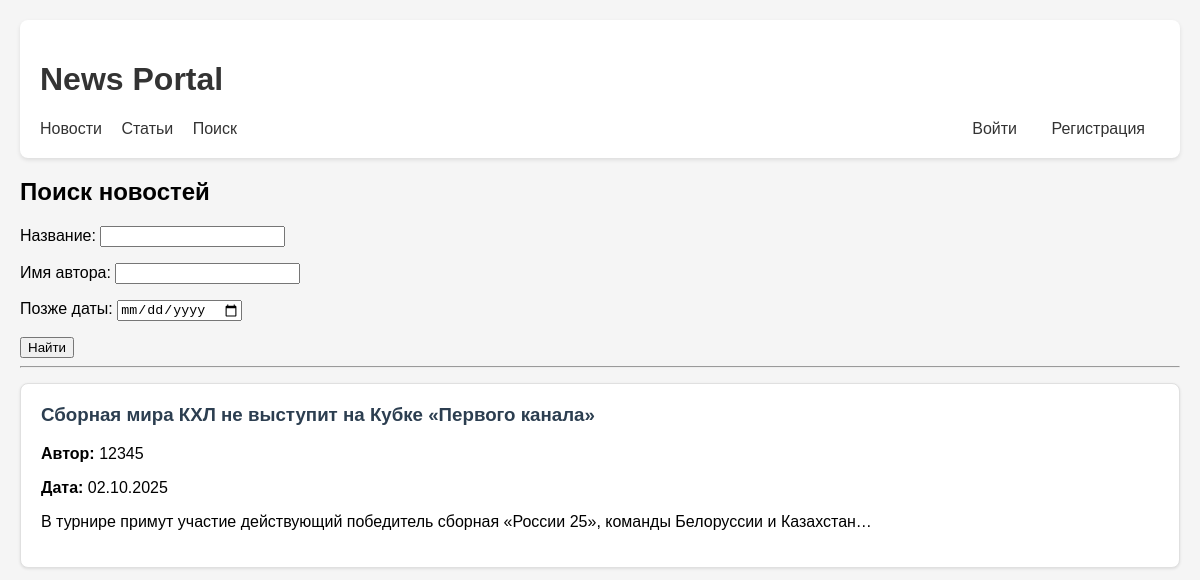
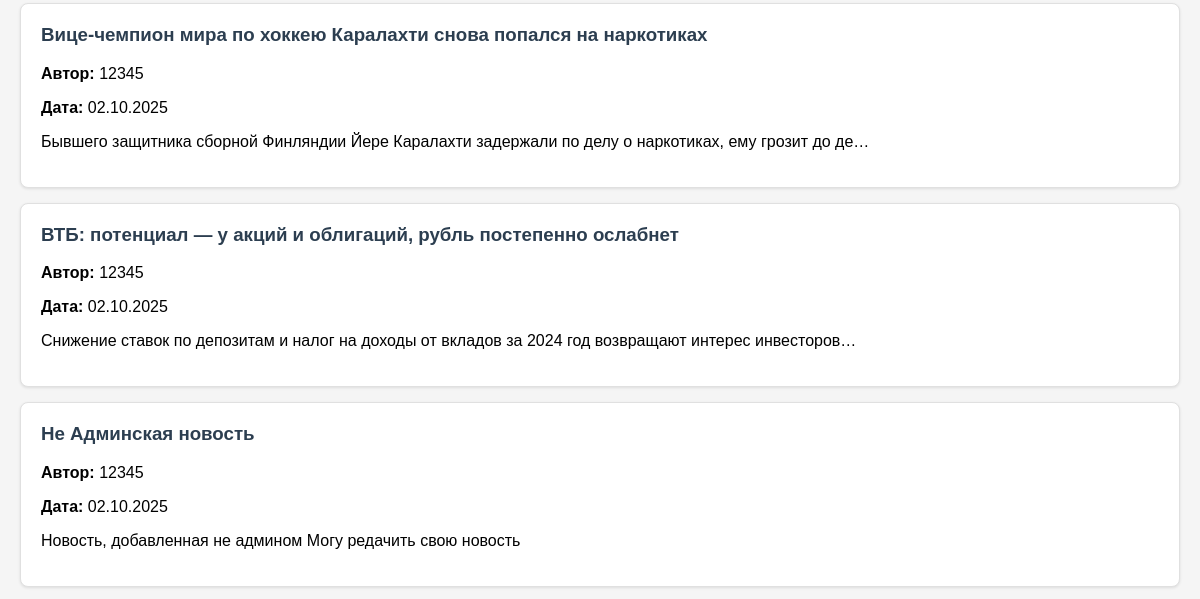
The page /news/search/ (upper part) on the database as committed earlier (2 pictures, top to bottom).
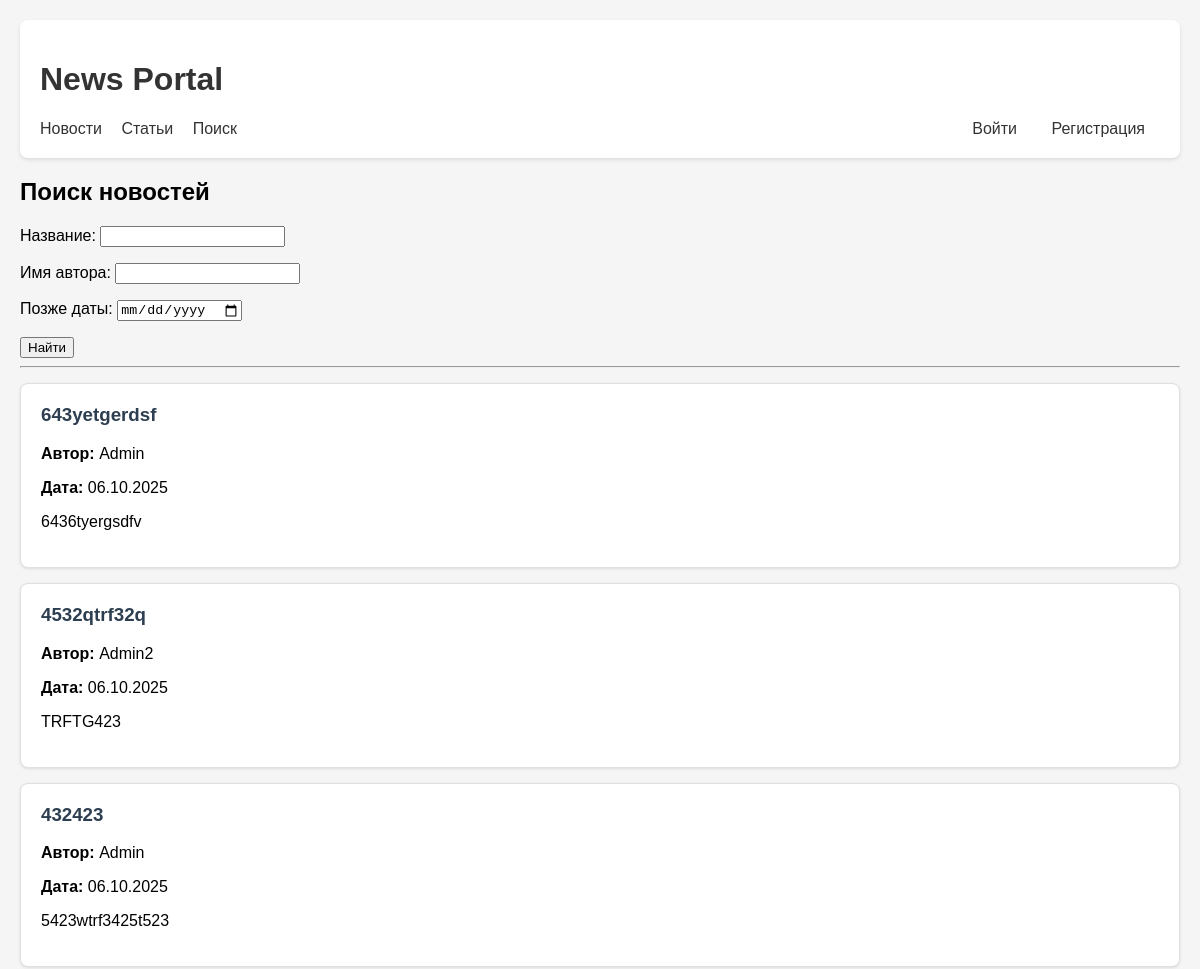
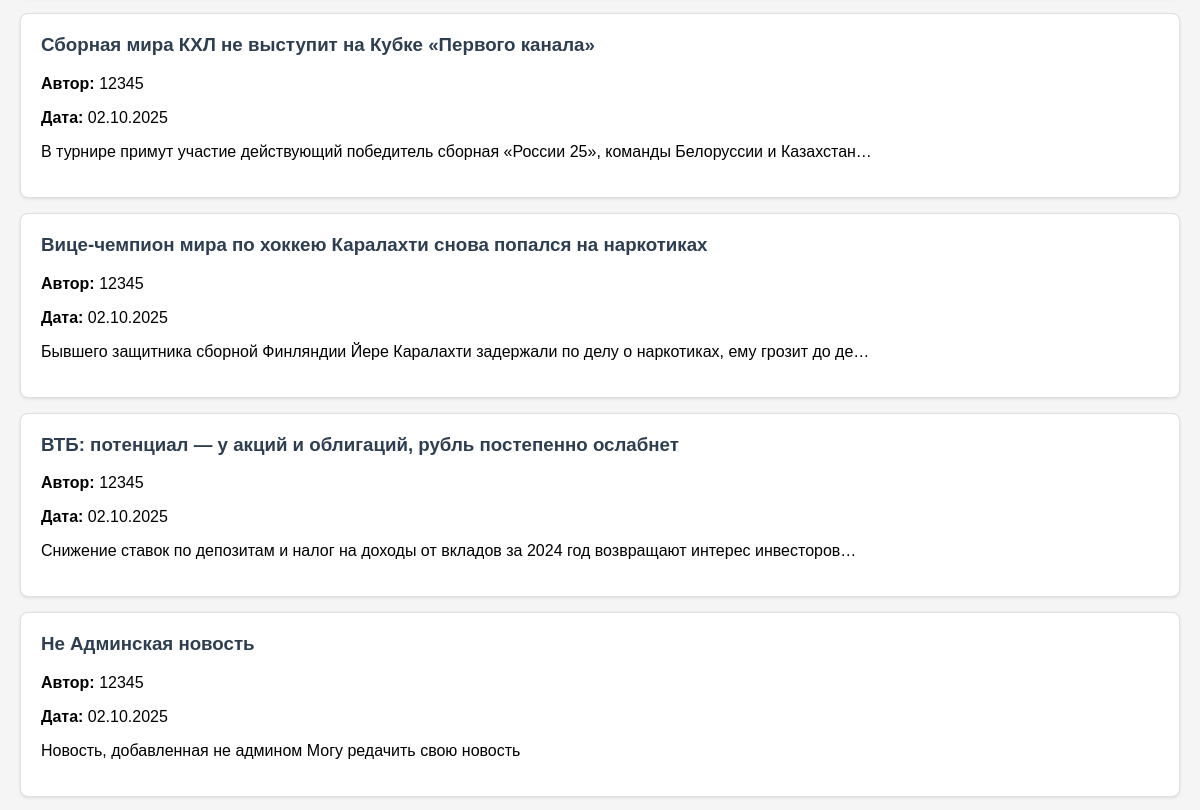
The same page on the database as committed later (2 pictures, top to bottom).
### news/models.py (models this page shows, shortened)
class Post(models.Model):
    ARTICLE = 'AR'
    NEWS = 'NW'
    POST_TYPES = [
        (ARTICLE, 'Статья'),
        (NEWS, 'Новость'),
    ]
    author = models.ForeignKey(Author, on_delete=models.CASCADE)
    post_type = models.CharField(max_length=2, choices=[('NW', 'Новость'), ('AR', 'Статья')])
    created_at = models.DateTimeField(auto_now_add=True)
    updated_at = models.DateTimeField(auto_now=True)
    categories = models.ManyToManyField(Category, through='PostCategory')
    title = models.CharField(max_length=200)
    content = models.TextField()
    rating = models.IntegerField(default=0)

class Author(models.Model):
    user = models.OneToOneField(User, on_delete=models.CASCADE)
    rating = models.IntegerField(default=0)

### news/views.py (the view)
# urls.py: path('search/', views.news_search, name='news_search'),
def news_search(request):
    news_list = Post.objects.filter(post_type='NW').order_by('-created_at')
    news_filter = NewsFilter(request.GET, queryset=news_list)
    return render(request, 'news/news_search.html', {
        'filter': news_filter,
        'news': news_filter.qs
    })

### news/context_processors.py (called while the page is built)
def user_groups(request):
    return {
        'is_author': request.user.groups.filter(name='authors').exists() if request.user.is_authenticated else False
    }

### news/templatetags/censor_filters.py (called while the page is built)
@register.filter
def censor(value):
    if not isinstance(value, str):
        return value
    result = value
    for root_pattern in CENSOR_ROOTS:
        pattern = r'\b\w*' + root_pattern + r'\w*\b'
        matches = re.finditer(pattern, result, re.IGNORECASE)
        for match in matches:
            original_word = match.group()
            if len(original_word) > 1:
                censored_word = original_word[0] + '*' * (len(original_word) - 1)
                result = re.sub(r'\b' + re.escape(original_word) + r'\b', censored_word, result)
    return result

### templates/news/news_search.html (shortened to what this page needs)
{% extends 'default.html' %}
{% load censor_filters %}
{% block content %}
<h2>Поиск новостей</h2>
<form method="GET">
    {{ filter.form.as_p }}
    <button type="submit">Найти</button>
</form>
<hr>
{% for news_item in news %}
    <div class="news-item">
        <h3>
            <a href="{% url 'news_detail' news_item.pk %}">
                {{ news_item.title|censor }}
            </a>
        </h3>
        <p><strong>Автор:</strong> {{ news_item.author.user.username }}</p>
        <p><strong>Дата:</strong> {{ news_item.created_at|date:"d.m.Y" }}</p>
        <p>{{ news_item.content|truncatechars:100|censor }}</p>
    </div>
{% empty %}
    <p>Новостей не найдено.</p>
{% endfor %}
{% endblock %}

### templates/default.html (shortened to what this page needs)
{% load static %}
{% load cache %}
<!DOCTYPE html>
<html lang="ru">
<head>
    <link rel="stylesheet" href="{% static 'css/style.css' %}">
</head>
<body>
    <header>
        <h1><a href="/news/" style="text-decoration: none; color: #333;">News Portal</a></h1>
        {% cache 10 navigation %}
        <nav>
            <a href="{% url 'news_list' %}">Новости</a>
            <a href="{% url 'article_list' %}">Статьи</a>
            <a href="{% url 'news_search' %}">Поиск</a>
            {% if user.is_authenticated %}
                <a href="{% url 'become_author' %}">Стать автором</a>
                <a href="{% url 'news_create' %}">Добавить новость</a>
                <a href="{% url 'article_create' %}">Добавить статью</a>
                <a href="{% url 'my_subscriptions' %}">Мои подписки</a>
                <span style="float: right;">
                    Добро пожаловать, {{ user.username }}
                    <form action="{% url 'account_logout' %}" method="post" style="display: inline; margin-left: 15px;">
                        {% csrf_token %}
                        <button type="submit" style="background: none; border: none; color: #333; cursor: pointer; text-decoration: underline; padding: 0;">
                            Выйти
                        </button>
                    </form>
                </span>
            {% else %}
                <span style="float: right;">
                    <a href="{% url 'account_login' %}">Войти</a>
                    <a href="{% url 'account_signup' %}" style="margin-left: 15px;">Регистрация</a>
                </span>
            {% endif %}
        </nav>
        {% endcache %}
    </header>
    <main>
        {% block content %}
        {% endblock %}
    </main>
</body>
</html>

### static/css/style.css (style rules this page uses)
body { font-family: Arial, sans-serif; margin: 0; padding: 20px; background-color: #f5f5f5; }
header { background: #fff; padding: 20px; margin-bottom: 20px; border-radius: 8px; box-shadow: 0 2px 4px rgba(0,0,0,0.1); }
.news-item { background: #fff; border: 1px solid #e0e0e0; padding: 20px; margin: 15px 0; border-radius: 8px; box-shadow: 0 1px 3px rgba(0,0,0,0.1); }
.news-item h3 { margin-top: 0; color: #333; }
.news-item h3 a { text-decoration: none; color: #2c3e50; }
nav a { margin-right: 15px; text-decoration: none; color: #333; }

Rows that differ between the two databases and show on the page:
added Post: title|censor "643yetgerdsf", author.user.username "Admin", created_at "06.10.2025", content|censor "6436tyergsdfv"
added Post: title|censor "4532qtrf32q", author.user.username "Admin2", created_at "06.10.2025", content|censor "TRFTG423"
added Post: title|censor "432423", author.user.username "Admin", created_at "06.10.2025", content|censor "5423wtrf3425t523"
